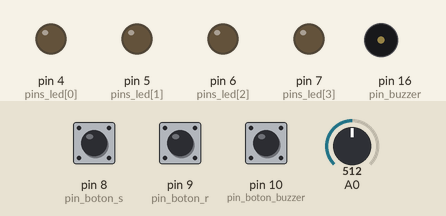
This sketch was run on a simulated Arduino Uno, built with avr-gcc and run on an emulated ATmega328P. On the bench: output pins drawn as LEDs (lit = HIGH), buzzer (waves = sounding). The inputs (shaded band) are chosen by the test bench; at power-on: pin 8 (pin_boton_s) HIGH, pin 9 (pin_boton_r) HIGH, pin 10 (pin_boton_buzzer) HIGH, A0 = 512.

Above: at 1.2 s.
1.3 s: pin 8 (pin_boton_s) pulled LOW for 1 s
At 3.4 s:
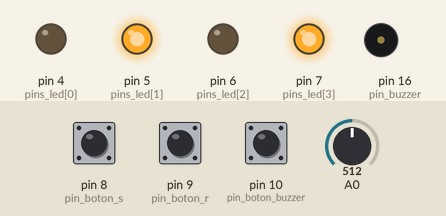
3.8 s: pin 9 (pin_boton_r) pulled LOW for 3.2 s
At 7.1 s:
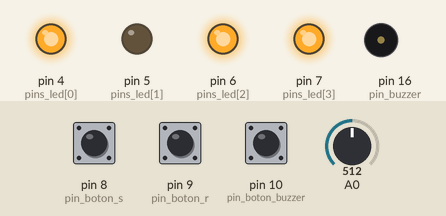
8.5 s: pin 10 (pin_boton_buzzer) pulled LOW for 0.15 s
At 8.57 s:
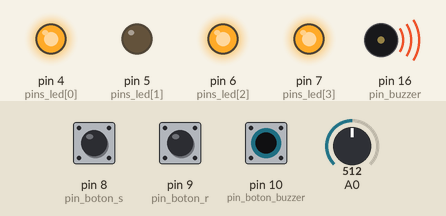
10.1 s: pin 9 (pin_boton_r) pulled LOW for 0.15 s
At 10.7 s:
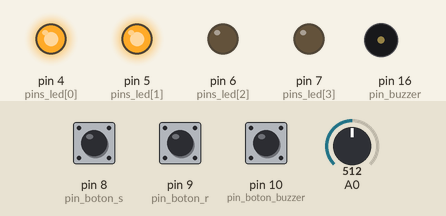
11.7 s: pin 10 (pin_boton_buzzer) pulled LOW for 1 s
At 12.5 s:
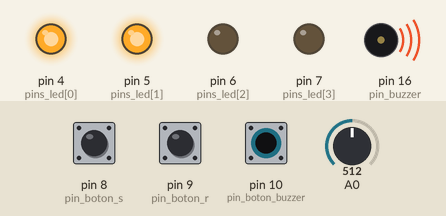
14.2 s: pin 9 (pin_boton_r) pulled LOW for 1 s
At 15.6 s:
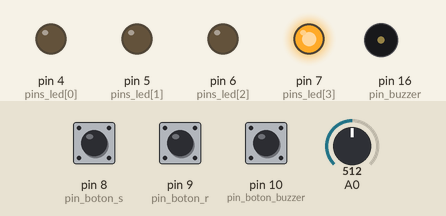
Timing chart, 0 to 17.2 s (numbered marks = the images above; inputs shaded):
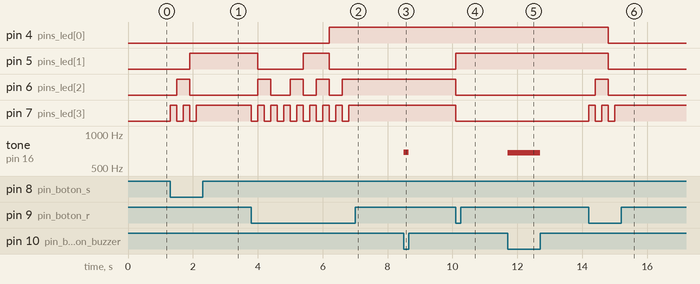

Measured:
- after the input at 1.3 s, pin 5 (pins_led[1]): LOW → HIGH after 0.60 s; pin 6 (pins_led[2]): LOW → HIGH after 0.20 s, → LOW 0.40 s later; pin 7 (pins_led[3]): alternates HIGH for 0.20 s and LOW for 0.20 s, 5 changes in all, then stays HIGH, starting at once
- after the input at 3.8 s, pin 4 (pins_led[0]): LOW → HIGH after 2.4 s; pin 5 (pins_led[1]): HIGH → LOW after 0.20 s, → HIGH 1.4 s later, → LOW 0.80 s later
- after the input at 8.5 s, tone on pin 16 (pin_buzzer): silent → 690 Hz at once, → silent 0.15 s later
- after the input at 10.1 s, pin 5 (pins_led[1]): LOW → HIGH at once; pin 6 (pins_led[2]), pin 7 (pins_led[3]): HIGH → LOW at once
- after the input at 11.7 s, tone on pin 16 (pin_buzzer): silent → 680 Hz at once, → silent 1.0 s later
- after the input at 14.2 s, pin 4 (pins_led[0]), pin 5 (pins_led[1]): HIGH → LOW after 0.60 s; pin 6 (pins_led[2]): LOW → HIGH after 0.20 s, → LOW 0.40 s later; pin 7 (pins_led[3]): alternates HIGH for 0.20 s and LOW for 0.20 s, 5 changes in all, then stays HIGH, starting at once

The sketch:

Caja_Misteriosa.ino
```cpp
#include <Servo.h>

Servo servo;

// constantes correspondientes a los pines utilizados
const int pin_boton_buzzer = 10;
const int pin_buzzer = 16;
const int pin_boton_s = 8;
const int pin_boton_r = 9;
const int pins_led[4] = {4, 5, 6, 7};

// variables de estado
bool buzzer_off = true;

// variables
int nota = 0;
int nota_anterior = 0;
int potenciometro = 0;
int boton = 1;
int angulo = 0;
int angulo_anterior = 0;
int leds = 0;
int leds_ = 0;
int leds_anterior = 0;
int boton_s = 1;
int boton_r = 1;

// setup
void setup() {
  pinMode(pin_boton_buzzer, INPUT_PULLUP);
  pinMode(pin_boton_s, INPUT_PULLUP);
  pinMode(pin_boton_r, INPUT_PULLUP);
  pinMode(pin_buzzer, OUTPUT);
  for (int i = 0; i < 4; i++) {
    pinMode(pins_led[i], OUTPUT);
  }
}

// loop
void loop() {
  // leer el potenciometro
  potenciometro = analogRead(A0);

  // asignar una nota de acuerdo a la posicion
  // del potenciometro
  nota = map(potenciometro, 0, 1023, 0, 10);
  nota_anterior = nota;
  nota = nota * 100 + 300 +(leds*10);

  boton = digitalRead(pin_boton_buzzer);
  if ((boton == 0) && ((buzzer_off) || (nota != nota_anterior))) {
    tone(pin_buzzer, nota);
    buzzer_off = false;
  }
  else if ((boton == 1) && (!buzzer_off)) {
    noTone(pin_buzzer);
    buzzer_off = true;
  }

  boton_s = digitalRead(pin_boton_s);
  boton_r = digitalRead(pin_boton_r);

  if (boton_s == 0) {
    leds += 1;
  }

  if (boton_r == 0) {
    leds -= 1;
  }

  if (leds != leds_anterior) {
    leds_anterior = leds;
    leds_ = leds;
    for (int i = 3; i >= 0; i--) {
      digitalWrite(pins_led[i], leds_ % 2);
      leds_ = leds_ / 2;
    }
    delay(200);
  }

}
```
